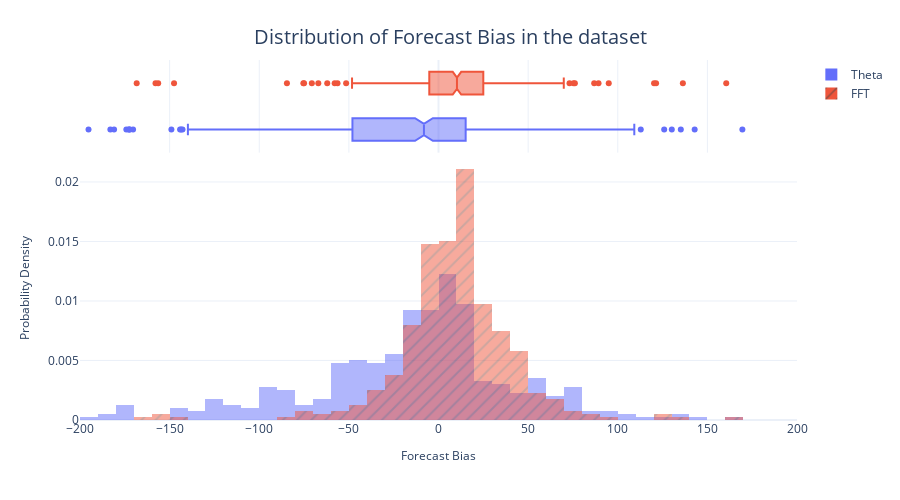

Write notebook code for a chart like this one.
### Code cell
fig = px.histogram(baseline_metrics_df, 
                   x="Forecast Bias", 
                   color="Algorithm",
                   pattern_shape="Algorithm", 
                   marginal="box", 
                   nbins=250,
                   barmode="overlay",
                   histnorm="probability density")
fig = format_plot(fig, xlabel="Forecast Bias", ylabel="Probability Density", title="Distribution of Forecast Bias in the dataset")
fig.update_layout(xaxis_range=[-200,200])
fig.write_image("imgs/chapter_4/bias_dist.png")
fig.show()

### Figure 1 — Plotly figure (JSON) as saved in the notebook; plotly's stock layout.template omitted (floating-point values rounded to 4 significant figures; data arrays with more than 128 entries replaced by an {"elided": "..."} marker saying what was removed)
{"data": [{"alignmentgroup": "True", "bingroup": "x", "histnorm": "probability density", "hovertemplate": "Algorithm=Theta<br>Forecast Bias=%{x}<br>probability density=%{y}<extra></extra>", "legendgroup": "Theta", "marker": {"color": "#636efa", "opacity": 0.5, "pattern": {"shape": ""}}, "name": "Theta", "nbinsx": 250, "offsetgroup": "Theta", "orientation": "v", "showlegend": true, "type": "histogram", "x": {"elided": "399 float values"}, "xaxis": "x", "yaxis": "y"}, {"alignmentgroup": "True", "hovertemplate": "Algorithm=Theta<br>Forecast Bias=%{x}<extra></extra>", "legendgroup": "Theta", "marker": {"color": "#636efa"}, "name": "Theta", "notched": true, "offsetgroup": "Theta", "showlegend": false, "type": "box", "x": {"elided": "399 float values"}, "xaxis": "x2", "yaxis": "y2"}, {"alignmentgroup": "True", "bingroup": "x", "histnorm": "probability density", "hovertemplate": "Algorithm=FFT<br>Forecast Bias=%{x}<br>probability density=%{y}<extra></extra>", "legendgroup": "FFT", "marker": {"color": "#EF553B", "opacity": 0.5, "pattern": {"shape": "/"}}, "name": "FFT", "nbinsx": 250, "offsetgroup": "FFT", "orientation": "v", "showlegend": true, "type": "histogram", "x": {"elided": "399 float values"}, "xaxis": "x", "yaxis": "y"}, {"alignmentgroup": "True", "hovertemplate": "Algorithm=FFT<br>Forecast Bias=%{x}<extra></extra>", "legendgroup": "FFT", "marker": {"color": "#EF553B"}, "name": "FFT", "notched": true, "offsetgroup": "FFT", "showlegend": false, "type": "box", "x": {"elided": "399 float values"}, "xaxis": "x2", "yaxis": "y2"}], "layout": {"autosize": false, "barmode": "overlay", "height": 500, "legend": {"title": {}, "tracegroupgap": 0}, "margin": {"t": 60}, "title": {"font": {"size": 20}, "text": "Distribution of Forecast Bias in the dataset", "x": 0.5, "xanchor": "center", "yanchor": "top"}, "width": 900, "xaxis": {"anchor": "y", "domain": [0, 1], "range": [-200, 200], "title": {"font": {"size": 12}, "text": "Forecast Bias"}, "type": "linear"}, "xaxis2": {"anchor": "y2", "domain": [0, 1], "matches": "x", "showgrid": true, "showticklabels": false, "type": "linear"}, "yaxis": {"anchor": "x", "autorange": true, "domain": [0, 0.7326], "range": [0, 0.02216], "title": {"font": {"size": 12}, "text": "Probability Density"}}, "yaxis2": {"anchor": "x2", "autorange": true, "domain": [0.7426, 1], "matches": "y2", "range": [-0.5, 1.5], "showgrid": false, "showline": false, "showticklabels": false, "ticks": "", "type": "category"}}}
